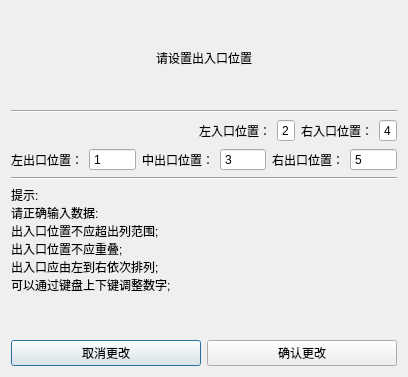
<?xml version="1.0" encoding="UTF-8"?>
<ui version="4.0">
 <class>InOutSetDialog</class>
 <widget class="QDialog" name="InOutSetDialog">
  <property name="geometry">
   <rect>
    <x>0</x>
    <y>0</y>
    <width>408</width>
    <height>377</height>
   </rect>
  </property>
  <property name="sizePolicy">
   <sizepolicy hsizetype="Fixed" vsizetype="Fixed">
    <horstretch>0</horstretch>
    <verstretch>0</verstretch>
   </sizepolicy>
  </property>
  <property name="windowTitle">
   <string>Dialog</string>
  </property>
  <layout class="QHBoxLayout" name="horizontalLayout_4">
   <item>
    <layout class="QVBoxLayout" name="verticalLayout">
     <item>
      <widget class="QLabel" name="label_7">
       <property name="text">
        <string>请设置出入口位置</string>
       </property>
       <property name="alignment">
        <set>Qt::AlignCenter</set>
       </property>
      </widget>
     </item>
     <item>
      <widget class="Line" name="line_2">
       <property name="orientation">
        <enum>Qt::Horizontal</enum>
       </property>
      </widget>
     </item>
     <item>
      <layout class="QHBoxLayout" name="horizontalLayout_3">
       <item>
        <spacer name="horizontalSpacer">
         <property name="orientation">
          <enum>Qt::Horizontal</enum>
         </property>
         <property name="sizeHint" stdset="0">
          <size>
           <width>40</width>
           <height>20</height>
          </size>
         </property>
        </spacer>
       </item>
       <item>
        <widget class="QLabel" name="label">
         <property name="text">
          <string>左入口位置：</string>
         </property>
        </widget>
       </item>
       <item>
        <widget class="QSpinBox" name="I1SpinBox">
         <property name="alignment">
          <set>Qt::AlignLeading|Qt::AlignLeft|Qt::AlignVCenter</set>
         </property>
         <property name="buttonSymbols">
          <enum>QAbstractSpinBox::NoButtons</enum>
         </property>
         <property name="minimum">
          <number>1</number>
         </property>
         <property name="maximum">
          <number>8</number>
         </property>
         <property name="value">
          <number>2</number>
         </property>
        </widget>
       </item>
       <item>
        <widget class="QLabel" name="label_4">
         <property name="text">
          <string>右入口位置：</string>
         </property>
        </widget>
       </item>
       <item>
        <widget class="QSpinBox" name="I2SpinBox">
         <property name="alignment">
          <set>Qt::AlignLeading|Qt::AlignLeft|Qt::AlignVCenter</set>
         </property>
         <property name="buttonSymbols">
          <enum>QAbstractSpinBox::NoButtons</enum>
         </property>
         <property name="minimum">
          <number>1</number>
         </property>
         <property name="maximum">
          <number>8</number>
         </property>
         <property name="value">
          <number>4</number>
         </property>
        </widget>
       </item>
      </layout>
     </item>
     <item>
      <layout class="QHBoxLayout" name="horizontalLayout_2">
       <item>
        <widget class="QLabel" name="label_2">
         <property name="text">
          <string>左出口位置：</string>
         </property>
        </widget>
       </item>
       <item>
        <widget class="QSpinBox" name="O1SpinBox">
         <property name="alignment">
          <set>Qt::AlignLeading|Qt::AlignLeft|Qt::AlignVCenter</set>
         </property>
         <property name="buttonSymbols">
          <enum>QAbstractSpinBox::NoButtons</enum>
         </property>
         <property name="minimum">
          <number>1</number>
         </property>
         <property name="maximum">
          <number>8</number>
         </property>
         <property name="value">
          <number>1</number>
         </property>
        </widget>
       </item>
       <item>
        <widget class="QLabel" name="label_3">
         <property name="text">
          <string>中出口位置：</string>
         </property>
        </widget>
       </item>
       <item>
        <widget class="QSpinBox" name="O2SpinBox">
         <property name="alignment">
          <set>Qt::AlignLeading|Qt::AlignLeft|Qt::AlignVCenter</set>
         </property>
         <property name="buttonSymbols">
          <enum>QAbstractSpinBox::NoButtons</enum>
         </property>
         <property name="minimum">
          <number>1</number>
         </property>
         <property name="maximum">
          <number>8</number>
         </property>
         <property name="value">
          <number>3</number>
         </property>
        </widget>
       </item>
       <item>
        <widget class="QLabel" name="label_5">
         <property name="text">
          <string>右出口位置：</string>
         </property>
        </widget>
       </item>
       <item>
        <widget class="QSpinBox" name="O3SpinBox">
         <property name="alignment">
          <set>Qt::AlignLeading|Qt::AlignLeft|Qt::AlignVCenter</set>
         </property>
         <property name="buttonSymbols">
          <enum>QAbstractSpinBox::NoButtons</enum>
         </property>
         <property name="minimum">
          <number>1</number>
         </property>
         <property name="maximum">
          <number>8</number>
         </property>
         <property name="value">
          <number>5</number>
         </property>
        </widget>
       </item>
      </layout>
     </item>
     <item>
      <widget class="Line" name="line">
       <property name="orientation">
        <enum>Qt::Horizontal</enum>
       </property>
      </widget>
     </item>
     <item>
      <widget class="QLabel" name="label_6">
       <property name="text">
        <string>提示:
请正确输入数据:
出入口位置不应超出列范围;
出入口位置不应重叠;
出入口应由左到右依次排列;
可以通过键盘上下键调整数字;</string>
       </property>
      </widget>
     </item>
     <item>
      <spacer name="verticalSpacer">
       <property name="orientation">
        <enum>Qt::Vertical</enum>
       </property>
       <property name="sizeType">
        <enum>QSizePolicy::Preferred</enum>
       </property>
       <property name="sizeHint" stdset="0">
        <size>
         <width>20</width>
         <height>40</height>
        </size>
       </property>
      </spacer>
     </item>
     <item>
      <layout class="QHBoxLayout" name="horizontalLayout">
       <item>
        <widget class="QPushButton" name="NoBtn">
         <property name="text">
          <string>取消更改</string>
         </property>
        </widget>
       </item>
       <item>
        <widget class="QPushButton" name="YesBtn">
         <property name="text">
          <string>确认更改</string>
         </property>
        </widget>
       </item>
      </layout>
     </item>
    </layout>
   </item>
  </layout>
 </widget>
 <resources/>
 <connections/>
</ui>
